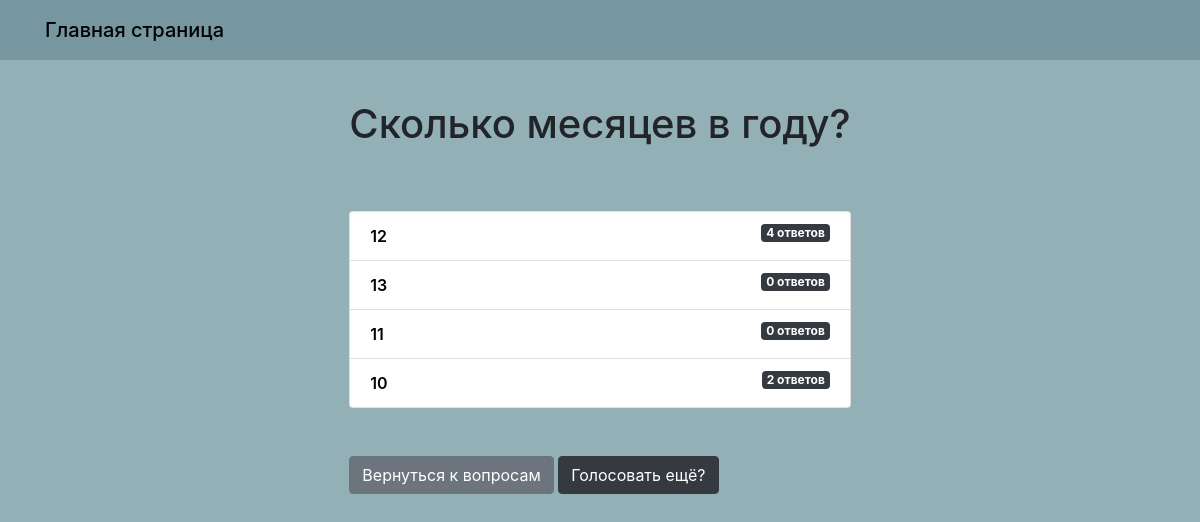
/questions/6/results/, run on the app's committed database.
### questions/models.py (models this page shows, shortened)
class Question(models.Model):
    question_text = models.CharField(max_length=255, verbose_name='Вопрос')
    pub_date = models.DateTimeField('дата публикации')
    class Meta:
        verbose_name = 'Вопрос'
        verbose_name_plural = 'Вопросы'

class Choice(models.Model):
    question = models.ForeignKey(Question, on_delete=models.CASCADE)
    choice_text = models.CharField(max_length=255, verbose_name='Ответ')
    votes = models.IntegerField(default=0, verbose_name='голоса')
    class Meta:
        verbose_name = 'Ответ'
        verbose_name_plural = 'Ответы'

### questions/views.py (the view)
# urls.py: path('<int:question_id>/results/', views.results, name='results'),
def results(request, question_id):
    question = get_object_or_404(Question, pk=question_id)
    return render(request, 'questions/results.html', {'question': question})

### templates/questions/results.html
{% extends 'base.html' %}
{% block content %}
    <h1 class="mb-5 text-center">{{ question.question_text }}</h1>
    <ul class="list-group mb-5">
        {% for choice in question.choice_set.all %}
            <li class="list-group-item">
                {{ choice.choice_text }} <span class="badge badge-dark float-right">{{ choice.votes }}
                    ответ{{ choice.votes | pluralize:'ов' }}</span>
            </li>
        {% endfor %}
    </ul>
    <div class="card-body_2">
        <a class="btn btn-secondary" href="{% url 'index' %}">Вернуться к вопросам</a>
        <a class="btn btn-dark" href="{% url 'detail' question.id %}">Голосовать ещё?</a>
    </div>
{% endblock %}

### static/css/style.css (style rules this page uses)
.basic { background: #94b0b7; }
h1 { padding-bottom: 15px; }
.list-group-item { color: black; font-weight: 600; }

### data on the page
Question: question_text "Сколько месяцев в году?"
Choice: choice_text "12", votes "4", votes|pluralize "ов"
Choice: choice_text "13", votes "0", votes|pluralize "ов"
Choice: choice_text "11", votes "0", votes|pluralize "ов"
Choice: choice_text "10", votes "2", votes|pluralize "ов"
